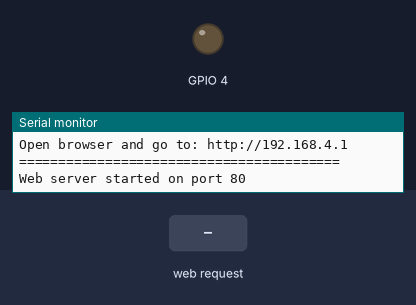
This sketch was run on a simulated ESP32. On the bench: output pins drawn as LEDs (lit = HIGH), the last lines printed to the serial monitor. Inputs (shaded band) come from the test bench. The local clock reads 2024-03-15 10:24:30 at power-on unless the sketch sets it; the camera gives no picture.

Above: at 1.6 s.
1.7 s: HTTP request GET /flash received
At 2.7 s:
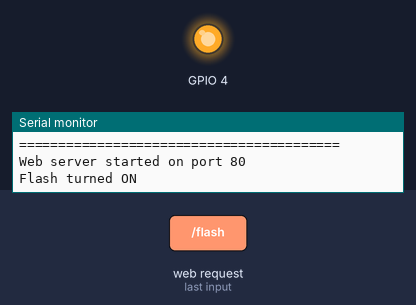
3.2 s: HTTP request GET /capture received
At 4.3 s:
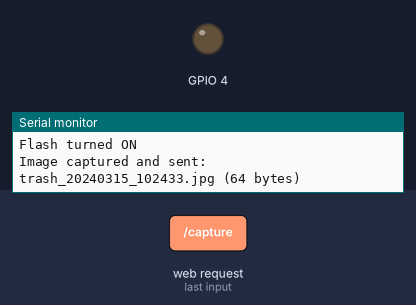
Timing chart, 0 to 6.2 s (numbered marks = the images above; inputs shaded):
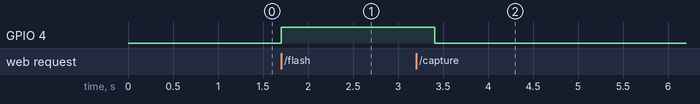

Measured:
- after the input at 1.7 s, GPIO 4: LOW → HIGH at once
- after the input at 3.2 s, GPIO 4: HIGH → LOW after 0.21 s

The sketch:

esp_cam.ino
```cpp
/*
  ESP32-CAM Trash Image Capture Station
  Creates WiFi Access Point for direct image download
  Board: AI Thinker ESP32-CAM

  Features:
  1. Creates WiFi AP "Trash-Capture-AP"
  2. Web interface to view stream and capture images
  3. Manual capture button - downloads directly to phone
  4. No storage on ESP32 (saves phone storage space)

  Usage:
  1. Upload this code using ESP32-as-Programmer method
  2. Connect phone to WiFi: "Trash-Capture-AP" (password: 12345678)
  3. Open browser, go to: http://192.168.4.1
  4. Capture trash images that download directly to phone
*/

#include "esp_camera.h"
#include <WiFi.h>
#include <WebServer.h>

// ===================
// CAMERA PINS - AI Thinker ESP32-CAM
// ===================
#define PWDN_GPIO_NUM     32
#define RESET_GPIO_NUM    -1
#define XCLK_GPIO_NUM      0
#define SIOD_GPIO_NUM     26
#define SIOC_GPIO_NUM     27
#define Y9_GPIO_NUM       35
#define Y8_GPIO_NUM       34
#define Y7_GPIO_NUM       39
#define Y6_GPIO_NUM       36
#define Y5_GPIO_NUM       21
#define Y4_GPIO_NUM       19
#define Y3_GPIO_NUM       18
#define Y2_GPIO_NUM        5
#define VSYNC_GPIO_NUM    25
#define HREF_GPIO_NUM     23
#define PCLK_GPIO_NUM     22

// ===================
// WIFI CONFIGURATION
// ===================
const char* ssid = "Trash-Capture-AP";
const char* password = "12345678";

WebServer server(80);

// ===================
// IMAGE CAPTURE SETTINGS
// ===================
bool flashEnabled = false;
unsigned long lastCaptureTime = 0;
const unsigned long captureCooldown = 3000; // 3 seconds between captures

// ===================
// WEB PAGE HTML
// ===================
const char index_html[] PROGMEM = R"rawliteral(
<!DOCTYPE html>
<html>
<head>
    <meta name="viewport" content="width=device-width, initial-scale=1">
    <title>Trash Image Capture</title>
    <style>
        body {
            font-family: Arial, sans-serif;
            text-align: center;
            margin: 20px;
            background: #f5f5f5;
        }
        .container {
            max-width: 800px;
            margin: auto;
            background: white;
            padding: 20px;
            border-radius: 10px;
            box-shadow: 0 2px 10px rgba(0,0,0,0.1);
        }
        h1 {
            color: #333;
            margin-bottom: 20px;
        }
        h3 {
            color: #444;
        }
        button {
            padding: 12px 24px;
            margin: 10px;
            background: #4CAF50;
            color: white;
            border: none;
            border-radius: 5px;
            font-size: 16px;
            cursor: pointer;
            font-weight: bold;
        }
        button:hover {
            background: #45a049;
        }
        .live-view {
            margin: 20px 0;
            border: 2px solid #ddd;
            border-radius: 5px;
            padding: 10px;
            background: #000;
        }
        #stream {
            width: 240px;
            height: 240px;
            object-fit: cover;
            border: 2px solid #fff;
        }
        .status {
            background: #e8f5e9;
            padding: 10px;
            border-radius: 5px;
            margin: 10px 0;
            font-size: 14px;
        }
        .warning {
            background: #fff3e0;
            color: #ef6c00;
            padding: 10px;
            border-radius: 5px;
            margin: 10px 0;
            font-size: 14px;
        }
        .info-box {
            background: #e3f2fd;
            padding: 15px;
            border-radius: 5px;
            margin: 15px 0;
            text-align: left;
            font-size: 14px;
        }
        #captureStatus {
            margin: 10px;
            padding: 10px;
            border-radius: 5px;
            display: none;
            font-size: 14px;
        }
        .success {
            background: #c8e6c9;
            color: #2e7d32;
        }
        .error {
            background: #ffcdd2;
            color: #c62828;
        }
        .stats {
            background: #f5f5f5;
            padding: 10px;
            border-radius: 5px;
            margin: 10px 0;
            font-size: 13px;
        }
        ul {
            margin: 10px 0;
            padding-left: 20px;
        }
        li {
            margin-bottom: 5px;
        }
    </style>
</head>
<body>
    <div class="container">
        <h1>Trash Image Capture for AI Training</h1>

        <div class="status">
            <strong>INSTRUCTIONS:</strong><br>
            1. Connect to WiFi: Trash-Capture-AP<br>
            2. Images download directly to your phone<br>
            3. Images are NOT saved on ESP32-CAM<br>
            4. Use images to train your AI model
        </div>

        <div class="stats">
            <strong>Camera Settings:</strong><br>
            Resolution: 240x240 pixels | Format: JPEG | Quality: 10 (High)
        </div>

        <div class="live-view">
            <h3>Live Camera View</h3>
            <img id="stream" src="/stream">
            <br><br>
            <button onclick="capturePhoto()">CAPTURE TRASH IMAGE</button>
            <button onclick="toggleFlash()">TOGGLE FLASH</button>
            <button onclick="location.reload()">REFRESH PAGE</button>
            <div id="captureStatus"></div>
        </div>

        <div class="info-box">
            <strong>TIPS FOR AI TRAINING:</strong>
            <ul>
                <li>Capture different trash types: plastic, paper, metal, organic</li>
                <li>Vary lighting conditions: daylight, indoor, shadow</li>
                <li>Different angles and distances from trash</li>
                <li>At least 50 images per class for good results</li>
                <li>Label images clearly on your phone after download</li>
                <li>Include empty background images (no trash) for negative training</li>
            </ul>
        </div>

        <div class="warning">
            <strong>NOTE:</strong> Images download directly to your phone.
            Make sure to allow downloads in your browser settings.
            Each image will be named with timestamp: trash_YYYYMMDD_HHMMSS.jpg
        </div>
    </div>

    <script>
        // Auto-refresh stream every 1 second
        setInterval(() => {
            document.getElementById('stream').src = '/stream?t=' + new Date().getTime();
        }, 1000);

        // Format timestamp for filename
        function formatDateForFilename(date) {
            const year = date.getFullYear();
            const month = String(date.getMonth() + 1).padStart(2, '0');
            const day = String(date.getDate()).padStart(2, '0');
            const hours = String(date.getHours()).padStart(2, '0');
            const minutes = String(date.getMinutes()).padStart(2, '0');
            const seconds = String(date.getSeconds()).padStart(2, '0');
            return `trash_${year}${month}${day}_${hours}${minutes}${seconds}.jpg`;
        }

        // Capture photo and download
        function capturePhoto() {
            // Show loading status
            var statusDiv = document.getElementById('captureStatus');
            statusDiv.innerHTML = "Capturing image... Please wait.";
            statusDiv.className = "status";
            statusDiv.style.display = "block";

            // Create a timestamp-based filename
            var now = new Date();
            var filename = formatDateForFilename(now);

            // Fetch and download the image
            fetch('/capture')
                .then(response => {
                    if (!response.ok) {
                        throw new Error('Capture failed - ' + response.statusText);
                    }
                    return response.blob();
                })
                .then(blob => {
                    // Create download link
                    var url = window.URL.createObjectURL(blob);
                    var a = document.createElement('a');
                    a.style.display = 'none';
                    a.href = url;
                    a.download = filename;
                    document.body.appendChild(a);

                    // Trigger download
                    a.click();

                    // Clean up
                    window.URL.revokeObjectURL(url);
                    document.body.removeChild(a);

                    // Show success message
                    statusDiv.innerHTML = "SUCCESS: Image downloaded as " + filename;
                    statusDiv.className = "success";

                    // Hide message after 5 seconds
                    setTimeout(() => {
                        statusDiv.style.display = "none";
                    }, 5000);
                })
                .catch(error => {
                    statusDiv.innerHTML = "ERROR: " + error.message + ". Try again.";
                    statusDiv.className = "error";
                    console.error('Error:', error);
                });
        }

        // Toggle flash
        function toggleFlash() {
            fetch('/flash');
        }
    </script>
</body>
</html>
)rawliteral";

// ===================
// CAMERA INITIALIZATION
// ===================
bool startCamera() {
    // Camera configuration structure
    camera_config_t config;
    config.ledc_channel = LEDC_CHANNEL_0;
    config.ledc_timer = LEDC_TIMER_0;
    config.pin_d0 = Y2_GPIO_NUM;
    config.pin_d1 = Y3_GPIO_NUM;
    config.pin_d2 = Y4_GPIO_NUM;
    config.pin_d3 = Y5_GPIO_NUM;
    config.pin_d4 = Y6_GPIO_NUM;
    config.pin_d5 = Y7_GPIO_NUM;
    config.pin_d6 = Y8_GPIO_NUM;
    config.pin_d7 = Y9_GPIO_NUM;
    config.pin_xclk = XCLK_GPIO_NUM;
    config.pin_pclk = PCLK_GPIO_NUM;
    config.pin_vsync = VSYNC_GPIO_NUM;
    config.pin_href = HREF_GPIO_NUM;
    config.pin_sccb_sda = SIOD_GPIO_NUM;
    config.pin_sccb_scl = SIOC_GPIO_NUM;
    config.pin_pwdn = PWDN_GPIO_NUM;
    config.pin_reset = RESET_GPIO_NUM;
    config.xclk_freq_hz = 20000000;    // 20MHz clock frequency
    config.pixel_format = PIXFORMAT_JPEG;
    config.frame_size = FRAMESIZE_240X240;
    config.jpeg_quality = 10;          // Lower value = higher quality
    config.fb_count = 1;               // Number of frame buffers

    // Check if PSRAM is available
    if(psramFound()){
        Serial.println("PSRAM found - using PSRAM for frame buffers");
        config.fb_count = 2;
        config.grab_mode = CAMERA_GRAB_LATEST;
        config.fb_location = CAMERA_FB_IN_PSRAM;
    } else {
        Serial.println("No PSRAM - using DRAM for frame buffers");
        config.fb_location = CAMERA_FB_IN_DRAM;
        config.grab_mode = CAMERA_GRAB_WHEN_EMPTY;
    }

    // Initialize the camera
    esp_err_t err = esp_camera_init(&config);
    if (err != ESP_OK) {
        Serial.printf("Camera init failed with error 0x%x\n", err);
        return false;
    }

    // Additional camera settings for OV3660 sensor
    sensor_t *s = esp_camera_sensor_get();
    if (s->id.PID == OV3660_PID) {
        Serial.println("OV3660 sensor detected - applying optimized settings");
        s->set_vflip(s, 1);        // Flip image vertically
        s->set_brightness(s, 1);   // Increase brightness
        s->set_saturation(s, 0);   // Reduce saturation

        // Additional optimization for trash detection
        s->set_contrast(s, 1);     // Increase contrast
        s->set_whitebal(s, 1);     // Auto white balance
        s->set_exposure_ctrl(s, 1); // Auto exposure
        s->set_gain_ctrl(s, 1);    // Auto gain
    } else {
        Serial.println("Using default camera settings");
    }

    s->set_hmirror(s, 1);
    s->set_vflip(s, 0);

    Serial.println("Camera initialized successfully");
    Serial.println("Resolution: 240x240 | JPEG Quality: 10 | Clock: 20MHz");
    return true;
}

// ===================
// WEB SERVER HANDLERS
// ===================
void handleRoot() {
    server.send(200, "text/html", index_html);
}

void handleStream() {
    camera_fb_t *fb = esp_camera_fb_get();
    if (!fb) {
        server.send(500, "text/plain", "Camera error");
        return;
    }

    server.send_P(200, "image/jpeg", (const char*)fb->buf, fb->len);
    esp_camera_fb_return(fb);
}

void handleCapture() {
    unsigned long now = millis();
    if (now - lastCaptureTime < captureCooldown) {
        server.send(429, "text/plain", "Please wait " + String((captureCooldown - (now - lastCaptureTime)) / 1000) + " seconds");
        return;
    }

    // Enable flash for better image
    if (flashEnabled) {
        digitalWrite(4, HIGH);
        delay(100);
    }

    // Capture image
    camera_fb_t *fb = esp_camera_fb_get();
    if (!fb) {
        if (flashEnabled) digitalWrite(4, LOW);
        server.send(500, "text/plain", "Camera capture failed");
        return;
    }

    // Disable flash
    if (flashEnabled) {
        delay(50);
        digitalWrite(4, LOW);
    }

    // Get current timestamp for filename
    time_t nowTime;
    struct tm timeinfo;
    char timestamp[20];

    if (getLocalTime(&timeinfo)) {
        strftime(timestamp, sizeof(timestamp), "%Y%m%d_%H%M%S", &timeinfo);
    } else {
        sprintf(timestamp, "%lu", millis());
    }

    // Send image directly to client for download
    String filename = "trash_" + String(timestamp) + ".jpg";
    server.sendHeader("Content-Type", "image/jpeg");
    server.sendHeader("Content-Disposition", "attachment; filename=\"" + filename + "\"");
    server.sendHeader("Cache-Control", "no-cache");
    server.sendHeader("Pragma", "no-cache");
    server.sendHeader("Expires", "0");
    server.send_P(200, "image/jpeg", (const char*)fb->buf, fb->len);

    esp_camera_fb_return(fb);
    lastCaptureTime = millis();

    Serial.printf("Image captured and sent: %s (%d bytes)\n", filename.c_str(), fb->len);
}

void handleFlash() {
    flashEnabled = !flashEnabled;
    if (flashEnabled) {
        digitalWrite(4, HIGH);
        Serial.println("Flash turned ON");
    } else {
        digitalWrite(4, LOW);
        Serial.println("Flash turned OFF");
    }
    server.send(200, "text/plain", flashEnabled ? "Flash ON" : "Flash OFF");
}

// ===================
// SETUP FUNCTION
// ===================
void setup() {
    Serial.begin(115200);
    Serial.println("\n\n=========================================");
    Serial.println("TRASH IMAGE CAPTURE STATION");
    Serial.println("For AI/ML Training Dataset Collection");
    Serial.println("=========================================\n");

    // Setup flash LED
    pinMode(4, OUTPUT);
    digitalWrite(4, LOW);

    // Initialize camera
    Serial.println("Initializing camera with 240x240 resolution...");
    if (!startCamera()) {
        Serial.println("Camera initialization failed. Please check connections.");
        Serial.println("Restarting in 3 seconds...");
        delay(3000);
        ESP.restart();
    }

    // Start WiFi Access Point
    Serial.println("\nStarting WiFi Access Point...");
    WiFi.softAP(ssid, password);
    delay(100);

    Serial.println("\n=== SYSTEM READY ===");
    Serial.print("WiFi SSID: ");
    Serial.println(ssid);
    Serial.print("Password: ");
    Serial.println(password);
    Serial.print("IP Address: ");
    Serial.println(WiFi.softAPIP());
    Serial.println("Connect your phone to this WiFi network");
    Serial.println("Open browser and go to: http://192.168.4.1");
    Serial.println("=========================================\n");

    // Setup web server routes
    server.on("/", HTTP_GET, handleRoot);
    server.on("/stream", HTTP_GET, handleStream);
    server.on("/capture", HTTP_GET, handleCapture);
    server.on("/flash", HTTP_GET, handleFlash);

    server.begin();
    Serial.println("Web server started on port 80");
}

// ===================
// LOOP FUNCTION
// ===================
void loop() {
    server.handleClient();
    delay(1);
}
```
